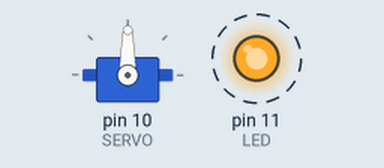
Simulated run of this sketch. Board: Arduino Uno, built with avr-gcc and run on an emulated ATmega328P. Shown: servo, output pins drawn as LEDs (lit = HIGH). Dashed ring = blinking. Random numbers use the default seed unless the sketch sets one.

Above: at 0.12 s.
At 9.72 s:
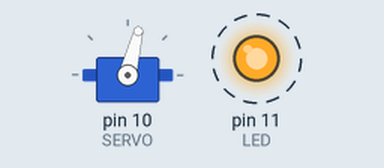
At 19.72 s:
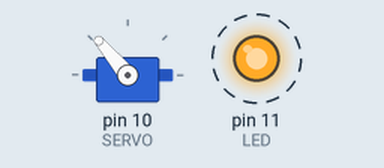
At 39.72 s:
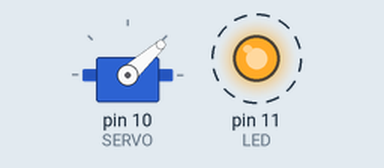
Timing chart, 0 to 40.0 s (numbered marks = the images above):
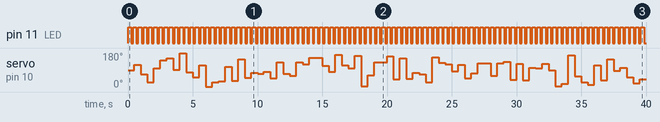

Measured:
- by itself, pin 11 (LED): alternates HIGH for 0.25 s and LOW for 0.15 s
- by itself, servo on pin 10 (SERVO): 90° → 118° at 0.50 s, → 68° 0.50 s later, → 25° 0.50 s later, → 98° 0.50 s later, … (78 changes in this stretch)

The sketch:

ufo_main.ino
```cpp
#include <Servo.h>
#define SERVO 10
#define LED 11

Servo servo;
unsigned long servoDelay = 500;
unsigned long ledDelayON = 0;
unsigned long ledDelayOFF = 250;

void setup() {
  servo.attach(SERVO);
  pinMode(LED,OUTPUT);
  randomSeed(analogRead(A1));
}

void loop() {
  if(millis() >= servoDelay){
    int value = random(1, 180);
    servo.write(value);
    servoDelay += 500;
  }
  if(millis() >= ledDelayON){
    digitalWrite(LED, HIGH);
    ledDelayON += 400;
  }
  if(millis() >= ledDelayOFF){
    digitalWrite(LED, LOW);
    ledDelayOFF += 400;
  }

}
```
